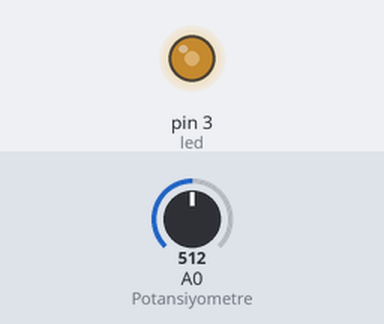
Simulated run of this sketch. Board: Arduino Uno, built with avr-gcc and run on an emulated ATmega328P. On the bench: output pins drawn as LEDs (lit = HIGH). The inputs (shaded band) are chosen by the test bench; at power-on: A0 (Potansiyometre) = 512.

Above: at 1.2 s.
1.3 s: A0 (Potansiyometre) set to 716
At 2.5 s:
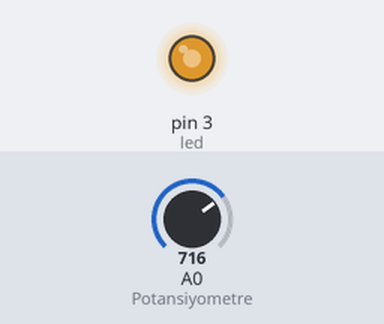
2.8 s: A0 (Potansiyometre) set to 900
At 3.8 s:
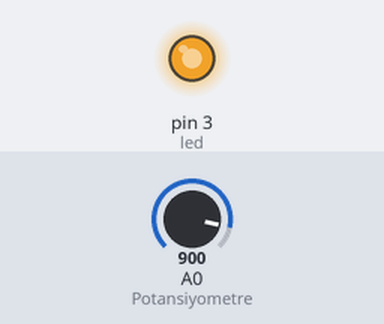
4.3 s: A0 (Potansiyometre) set to 122
At 4.9 s:
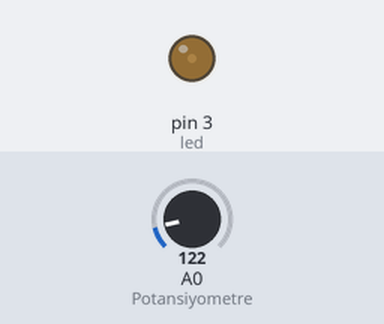
5.8 s: A0 (Potansiyometre) set to 0
At 6.1 s:
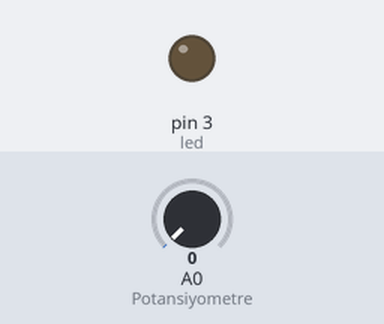
7.3 s: A0 (Potansiyometre) set to 511
At 8.4 s:
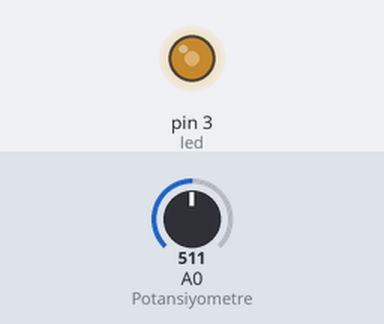
Timing chart, 0 to 9.8 s (numbered marks = the images above; inputs shaded):
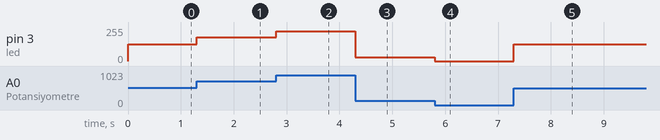

Measured:
- after the input at 1.3 s, pin 3 (led): 127/255 → 178/255 at once
- after the input at 2.8 s, pin 3 (led): 178/255 → 224/255 at once
- after the input at 4.3 s, pin 3 (led): 224/255 → 30/255 at once
- after the input at 5.8 s, pin 3 (led): 30/255 → 0/255 at once
- after the input at 7.3 s, pin 3 (led): 0/255 → 127/255 at once

The sketch:

potansiyometre-ile-led-kontrolu.ino
```cpp
#define led 3
#define Potansiyometre A0

void setup() {
}

void loop() {
  int deger = analogRead(Potansiyometre);

  deger = map(deger, 0, 1023, 0, 255);

  analogWrite(led,deger);
}
```
